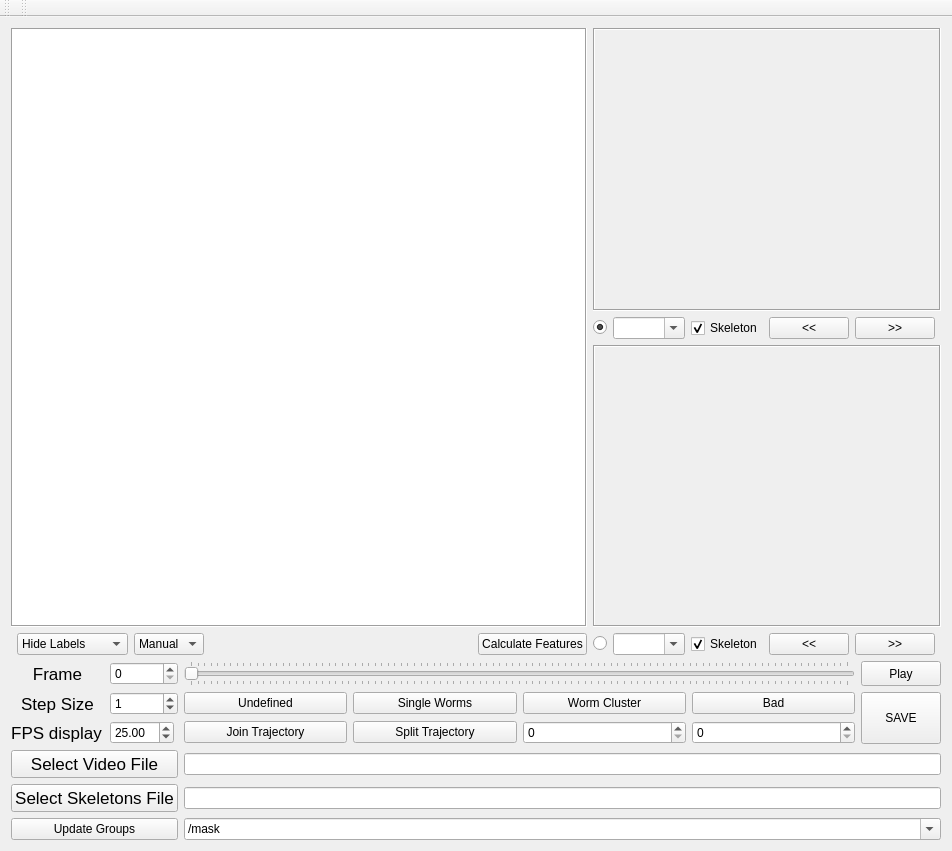
<?xml version="1.0" encoding="UTF-8"?>
<ui version="4.0">
 <class>MWTrackerViewer</class>
 <widget class="QMainWindow" name="MWTrackerViewer">
  <property name="geometry">
   <rect>
    <x>0</x>
    <y>0</y>
    <width>952</width>
    <height>851</height>
   </rect>
  </property>
  <property name="sizePolicy">
   <sizepolicy hsizetype="Preferred" vsizetype="Fixed">
    <horstretch>0</horstretch>
    <verstretch>0</verstretch>
   </sizepolicy>
  </property>
  <property name="windowTitle">
   <string>MWTrackerViewer</string>
  </property>
  <property name="layoutDirection">
   <enum>Qt::LeftToRight</enum>
  </property>
  <widget class="QWidget" name="centralWidget">
   <property name="enabled">
    <bool>true</bool>
   </property>
   <layout class="QGridLayout" name="gridLayout_4">
    <item row="1" column="0">
     <layout class="QGridLayout" name="gridLayout">
      <item row="0" column="1">
       <widget class="QSpinBox" name="spinBox_frame"/>
      </item>
      <item row="3" column="3" colspan="5">
       <widget class="QLineEdit" name="lineEdit_video">
        <property name="text">
         <string/>
        </property>
       </widget>
      </item>
      <item row="3" column="0" colspan="2">
       <widget class="QPushButton" name="pushButton_video">
        <property name="sizePolicy">
         <sizepolicy hsizetype="Expanding" vsizetype="Fixed">
          <horstretch>0</horstretch>
          <verstretch>0</verstretch>
         </sizepolicy>
        </property>
        <property name="font">
         <font>
          <pointsize>13</pointsize>
         </font>
        </property>
        <property name="text">
         <string>Select Video File</string>
        </property>
       </widget>
      </item>
      <item row="0" column="0">
       <widget class="QLabel" name="label_frame">
        <property name="font">
         <font>
          <pointsize>13</pointsize>
         </font>
        </property>
        <property name="text">
         <string>Frame</string>
        </property>
        <property name="alignment">
         <set>Qt::AlignCenter</set>
        </property>
       </widget>
      </item>
      <item row="4" column="0" colspan="2">
       <widget class="QPushButton" name="pushButton_skel">
        <property name="sizePolicy">
         <sizepolicy hsizetype="Expanding" vsizetype="Fixed">
          <horstretch>0</horstretch>
          <verstretch>0</verstretch>
         </sizepolicy>
        </property>
        <property name="font">
         <font>
          <pointsize>13</pointsize>
         </font>
        </property>
        <property name="text">
         <string>Select Skeletons File</string>
        </property>
       </widget>
      </item>
      <item row="4" column="3" colspan="5">
       <widget class="QLineEdit" name="lineEdit_skel"/>
      </item>
      <item row="0" column="7">
       <widget class="QPushButton" name="playButton">
        <property name="sizePolicy">
         <sizepolicy hsizetype="Minimum" vsizetype="Minimum">
          <horstretch>0</horstretch>
          <verstretch>0</verstretch>
         </sizepolicy>
        </property>
        <property name="text">
         <string>Play</string>
        </property>
        <property name="checkable">
         <bool>false</bool>
        </property>
       </widget>
      </item>
      <item row="1" column="1">
       <widget class="QSpinBox" name="spinBox_step">
        <property name="maximum">
         <number>100000</number>
        </property>
        <property name="value">
         <number>1</number>
        </property>
       </widget>
      </item>
      <item row="2" column="0">
       <widget class="QLabel" name="label_fps">
        <property name="sizePolicy">
         <sizepolicy hsizetype="Maximum" vsizetype="Preferred">
          <horstretch>0</horstretch>
          <verstretch>0</verstretch>
         </sizepolicy>
        </property>
        <property name="font">
         <font>
          <pointsize>13</pointsize>
         </font>
        </property>
        <property name="text">
         <string>FPS display</string>
        </property>
        <property name="alignment">
         <set>Qt::AlignCenter</set>
        </property>
       </widget>
      </item>
      <item row="2" column="1">
       <widget class="QDoubleSpinBox" name="doubleSpinBox_fps">
        <property name="sizePolicy">
         <sizepolicy hsizetype="Maximum" vsizetype="Fixed">
          <horstretch>0</horstretch>
          <verstretch>0</verstretch>
         </sizepolicy>
        </property>
        <property name="maximum">
         <double>100.000000000000000</double>
        </property>
        <property name="value">
         <double>25.000000000000000</double>
        </property>
       </widget>
      </item>
      <item row="5" column="3" colspan="5">
       <widget class="QComboBox" name="comboBox_h5path">
        <property name="editable">
         <bool>true</bool>
        </property>
        <item>
         <property name="text">
          <string>/mask</string>
         </property>
        </item>
        <item>
         <property name="text">
          <string>/full_data</string>
         </property>
        </item>
       </widget>
      </item>
      <item row="1" column="0">
       <widget class="QLabel" name="label_step">
        <property name="font">
         <font>
          <pointsize>13</pointsize>
         </font>
        </property>
        <property name="text">
         <string>Step Size</string>
        </property>
        <property name="alignment">
         <set>Qt::AlignCenter</set>
        </property>
       </widget>
      </item>
      <item row="2" column="5">
       <widget class="QSpinBox" name="spinBox_join1">
        <property name="showGroupSeparator" stdset="0">
         <bool>false</bool>
        </property>
        <property name="maximum">
         <number>999999999</number>
        </property>
       </widget>
      </item>
      <item row="2" column="6">
       <widget class="QSpinBox" name="spinBox_join2">
        <property name="maximum">
         <number>999999999</number>
        </property>
       </widget>
      </item>
      <item row="2" column="3">
       <widget class="QPushButton" name="pushButton_join">
        <property name="text">
         <string>Join Trajectory</string>
        </property>
       </widget>
      </item>
      <item row="2" column="4">
       <widget class="QPushButton" name="pushButton_split">
        <property name="text">
         <string>Split Trajectory</string>
        </property>
       </widget>
      </item>
      <item row="1" column="7" rowspan="2">
       <widget class="QPushButton" name="pushButton_save">
        <property name="sizePolicy">
         <sizepolicy hsizetype="Maximum" vsizetype="Minimum">
          <horstretch>0</horstretch>
          <verstretch>0</verstretch>
         </sizepolicy>
        </property>
        <property name="text">
         <string>SAVE</string>
        </property>
       </widget>
      </item>
      <item row="1" column="3">
       <widget class="QPushButton" name="pushButton_U">
        <property name="text">
         <string>Undefined</string>
        </property>
       </widget>
      </item>
      <item row="1" column="4">
       <widget class="QPushButton" name="pushButton_W">
        <property name="text">
         <string>Single Worms</string>
        </property>
       </widget>
      </item>
      <item row="1" column="5">
       <widget class="QPushButton" name="pushButton_WS">
        <property name="text">
         <string>Worm Cluster</string>
        </property>
       </widget>
      </item>
      <item row="1" column="6">
       <widget class="QPushButton" name="pushButton_B">
        <property name="text">
         <string>Bad</string>
        </property>
       </widget>
      </item>
      <item row="5" column="0" colspan="2">
       <widget class="QPushButton" name="pushButton_h5groups">
        <property name="text">
         <string>Update Groups</string>
        </property>
       </widget>
      </item>
      <item row="0" column="3" colspan="4">
       <widget class="QSlider" name="imageSlider">
        <property name="sizePolicy">
         <sizepolicy hsizetype="Expanding" vsizetype="Fixed">
          <horstretch>0</horstretch>
          <verstretch>0</verstretch>
         </sizepolicy>
        </property>
        <property name="cursor">
         <cursorShape>OpenHandCursor</cursorShape>
        </property>
        <property name="mouseTracking">
         <bool>true</bool>
        </property>
        <property name="autoFillBackground">
         <bool>false</bool>
        </property>
        <property name="maximum">
         <number>100</number>
        </property>
        <property name="orientation">
         <enum>Qt::Horizontal</enum>
        </property>
        <property name="invertedAppearance">
         <bool>false</bool>
        </property>
        <property name="invertedControls">
         <bool>false</bool>
        </property>
        <property name="tickPosition">
         <enum>QSlider::TicksBothSides</enum>
        </property>
       </widget>
      </item>
     </layout>
    </item>
    <item row="0" column="0">
     <layout class="QGridLayout" name="gridLayout_3">
      <property name="sizeConstraint">
       <enum>QLayout::SetMinimumSize</enum>
      </property>
      <item row="0" column="5" colspan="6">
       <widget class="QLabel" name="wormCanvas1">
        <property name="sizePolicy">
         <sizepolicy hsizetype="Ignored" vsizetype="Ignored">
          <horstretch>0</horstretch>
          <verstretch>0</verstretch>
         </sizepolicy>
        </property>
        <property name="frameShape">
         <enum>QFrame::Box</enum>
        </property>
        <property name="frameShadow">
         <enum>QFrame::Sunken</enum>
        </property>
        <property name="text">
         <string/>
        </property>
       </widget>
      </item>
      <item row="4" column="5">
       <widget class="QRadioButton" name="radioButton_ROI2">
        <property name="text">
         <string/>
        </property>
       </widget>
      </item>
      <item row="4" column="9">
       <widget class="QPushButton" name="pushButton_ROI2_FF">
        <property name="text">
         <string>&gt;&gt;</string>
        </property>
       </widget>
      </item>
      <item row="4" column="7">
       <widget class="QCheckBox" name="checkBox_ROI2">
        <property name="text">
         <string>Skeleton</string>
        </property>
        <property name="checked">
         <bool>true</bool>
        </property>
       </widget>
      </item>
      <item row="1" column="7">
       <widget class="QCheckBox" name="checkBox_ROI1">
        <property name="text">
         <string>Skeleton</string>
        </property>
        <property name="checked">
         <bool>true</bool>
        </property>
       </widget>
      </item>
      <item row="1" column="6">
       <widget class="QComboBox" name="comboBox_ROI1">
        <property name="editable">
         <bool>true</bool>
        </property>
       </widget>
      </item>
      <item row="2" column="5" colspan="6">
       <widget class="QLabel" name="wormCanvas2">
        <property name="sizePolicy">
         <sizepolicy hsizetype="Ignored" vsizetype="Ignored">
          <horstretch>0</horstretch>
          <verstretch>0</verstretch>
         </sizepolicy>
        </property>
        <property name="frameShape">
         <enum>QFrame::Box</enum>
        </property>
        <property name="frameShadow">
         <enum>QFrame::Sunken</enum>
        </property>
        <property name="text">
         <string/>
        </property>
       </widget>
      </item>
      <item row="1" column="5">
       <widget class="QRadioButton" name="radioButton_ROI1">
        <property name="text">
         <string/>
        </property>
        <property name="checked">
         <bool>true</bool>
        </property>
       </widget>
      </item>
      <item row="4" column="6">
       <widget class="QComboBox" name="comboBox_ROI2">
        <property name="editable">
         <bool>true</bool>
        </property>
       </widget>
      </item>
      <item row="1" column="8">
       <widget class="QPushButton" name="pushButton_ROI1_RW">
        <property name="text">
         <string>&lt;&lt;</string>
        </property>
       </widget>
      </item>
      <item row="4" column="2">
       <widget class="QComboBox" name="comboBox_labelType">
        <item>
         <property name="text">
          <string>Manual</string>
         </property>
        </item>
        <item>
         <property name="text">
          <string>Auto</string>
         </property>
        </item>
       </widget>
      </item>
      <item row="4" column="3">
       <spacer name="horizontalSpacer_2">
        <property name="orientation">
         <enum>Qt::Horizontal</enum>
        </property>
        <property name="sizeType">
         <enum>QSizePolicy::Preferred</enum>
        </property>
        <property name="sizeHint" stdset="0">
         <size>
          <width>600</width>
          <height>20</height>
         </size>
        </property>
       </spacer>
      </item>
      <item row="4" column="4">
       <widget class="QPushButton" name="pushButton_feats">
        <property name="text">
         <string>Calculate Features</string>
        </property>
       </widget>
      </item>
      <item row="1" column="9">
       <widget class="QPushButton" name="pushButton_ROI1_FF">
        <property name="sizePolicy">
         <sizepolicy hsizetype="Maximum" vsizetype="Fixed">
          <horstretch>0</horstretch>
          <verstretch>0</verstretch>
         </sizepolicy>
        </property>
        <property name="text">
         <string>&gt;&gt;</string>
        </property>
       </widget>
      </item>
      <item row="0" column="0" rowspan="3" colspan="5">
       <widget class="QGraphicsView" name="mainGraphicsView">
        <property name="sizePolicy">
         <sizepolicy hsizetype="Ignored" vsizetype="Minimum">
          <horstretch>0</horstretch>
          <verstretch>0</verstretch>
         </sizepolicy>
        </property>
        <property name="focusPolicy">
         <enum>Qt::ClickFocus</enum>
        </property>
        <property name="frameShape">
         <enum>QFrame::Box</enum>
        </property>
        <property name="verticalScrollBarPolicy">
         <enum>Qt::ScrollBarAlwaysOff</enum>
        </property>
        <property name="horizontalScrollBarPolicy">
         <enum>Qt::ScrollBarAlwaysOff</enum>
        </property>
        <property name="dragMode">
         <enum>QGraphicsView::ScrollHandDrag</enum>
        </property>
        <property name="transformationAnchor">
         <enum>QGraphicsView::AnchorUnderMouse</enum>
        </property>
        <property name="resizeAnchor">
         <enum>QGraphicsView::AnchorUnderMouse</enum>
        </property>
       </widget>
      </item>
      <item row="4" column="8">
       <widget class="QPushButton" name="pushButton_ROI2_RW">
        <property name="text">
         <string>&lt;&lt;</string>
        </property>
       </widget>
      </item>
      <item row="4" column="1">
       <widget class="QComboBox" name="comboBox_showLabels">
        <item>
         <property name="text">
          <string>Hide Labels</string>
         </property>
        </item>
        <item>
         <property name="text">
          <string>All Labels</string>
         </property>
        </item>
        <item>
         <property name="text">
          <string>Filtered Labels</string>
         </property>
        </item>
       </widget>
      </item>
     </layout>
    </item>
   </layout>
   <zorder></zorder>
   <zorder></zorder>
  </widget>
  <widget class="QMenuBar" name="menuBar">
   <property name="geometry">
    <rect>
     <x>0</x>
     <y>0</y>
     <width>952</width>
     <height>22</height>
    </rect>
   </property>
  </widget>
  <widget class="QToolBar" name="mainToolBar">
   <attribute name="toolBarArea">
    <enum>TopToolBarArea</enum>
   </attribute>
   <attribute name="toolBarBreak">
    <bool>false</bool>
   </attribute>
  </widget>
  <widget class="QToolBar" name="toolBar">
   <property name="windowTitle">
    <string>toolBar</string>
   </property>
   <attribute name="toolBarArea">
    <enum>TopToolBarArea</enum>
   </attribute>
   <attribute name="toolBarBreak">
    <bool>false</bool>
   </attribute>
  </widget>
 </widget>
 <layoutdefault spacing="6" margin="11"/>
 <resources/>
 <connections/>
</ui>
